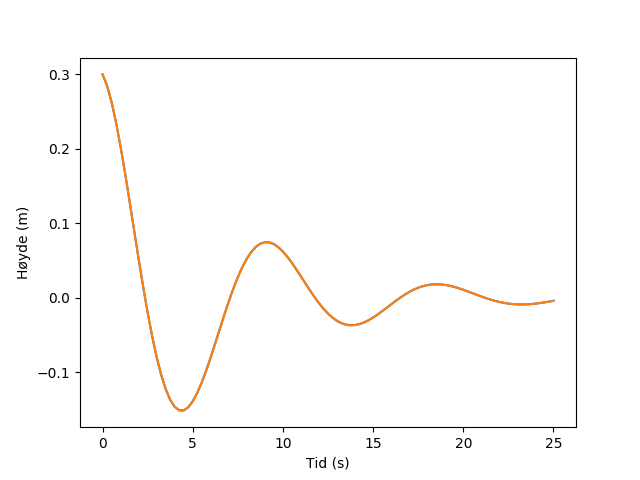

The Python source for this figure:
# Oppgave 5.5 - Oscillerende fjær

import numpy as np
from matplotlib.pyplot import plot, xlabel, ylabel, show

def y(t):
    return A*np.exp(-gamma*t)*np.cos(np.sqrt(k/m)*t)

A = 0.3 # m
k = 4 # kg/s^2
gamma = 0.15 # s^-1
m = 9 # kg

start = 0
stop = 25
n = 101
dt = (stop-start)/(n - 1)


# Oppgave a)

t_array_old = np.zeros(n)
y_array_old = np.zeros(len(t_array_old))
for i in range(len(t_array_old)):
    t_array_old[i] = i*dt
    y_array_old[i] = y(t_array_old[i])


t_array = np.linspace(start,stop,n)
y_array = y(t_array)
plot(t_array, y_array)
plot(t_array_old, y_array_old)
xlabel('Tid (s)')
ylabel('Høyde (m)')
show()

'''
Terminal> oscilating_spring.py"

Process finished with exit code 0

oscilating_spring.png (se vedlegg)
Plots fra oppgave a og b er like og gjør at grafene ligger oppå hverandre.
'''
